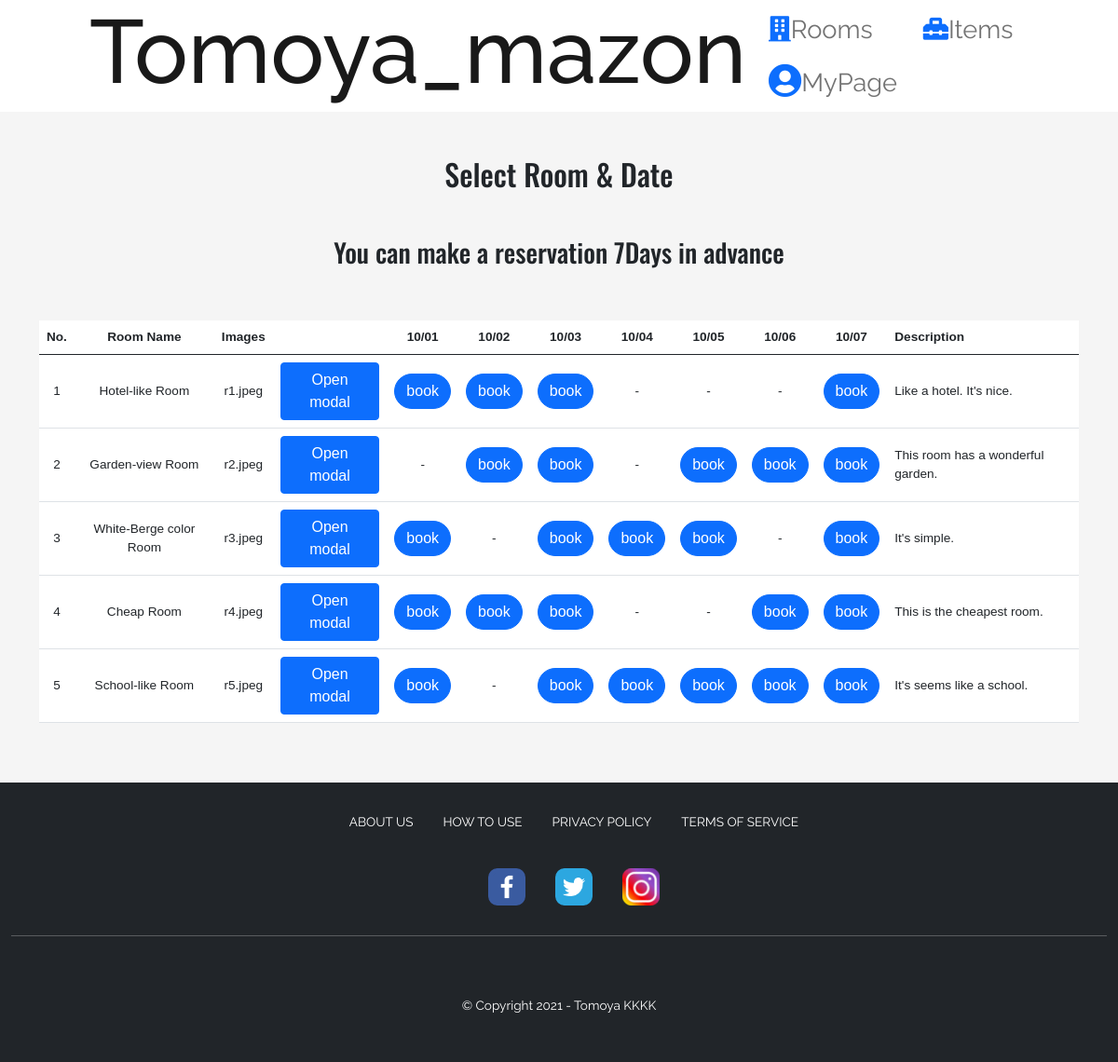
The app's page /bookrooms_sub.php with its own data.
### tables this page shows
CREATE TABLE `Rooms` (
  `room_id` int(11) NOT NULL,
  `room_name` varchar(255) NOT NULL,
  `room_img` varchar(255) NOT NULL,
  `room_desc` varchar(255) NOT NULL,
  `status` varchar(255) DEFAULT NULL
);

### classes/database.php (called while the page is built, shortened)
<?php
    class Database{
        private $servername = "us-cdbr-east-04.cleardb.com";
        private $username = "bf4d33fd1525b8";
        private $password = "c5791799";
        private $db_name = "heroku_1fdf15f259283b0";
        function __construct(){
            return $this->conn = new mysqli($this->servername,$this->username,$this->password,$this->db_name,);
        }
    }

### action.php (called while the page is built, shortened)
<?php
    include 'classes/Users.php';
    $userobj = new Users;
    ?>

### bookrooms_sub.php (the view, shortened to what this page needs)
<?php
    include 'action.php';
?>
<!doctype html>
<html lang="en">
  <head>
    <link rel="stylesheet" href="https://cdn.jsdelivr.net/npm/bootstrap@5.0.2/dist/css/bootstrap.min.css">
    <?php include 'header.php' ?>
    <?php
            $day0 = date("y-m-d");
        $d1 = strtotime("+1 day");
            $day1 = date("y-m-d",$d1);
        $d2 = strtotime("+2 days");
            $day2 = date("y-m-d",$d2);
        $d3 = strtotime("+3 days");
            $day3 = date("y-m-d",$d3);
        $d4 = strtotime("+4 days");
            $day4 = date("y-m-d",$d4);
        $d5 = strtotime("+5 days");
            $day5 = date("y-m-d",$d5);
        $d6 = strtotime("+6 days");
            $day6 = date("y-m-d",$d6);
    ?>
</head>
<body>
    <h2 class="text-center mt-5">Select Room & Date</h2>
    <h3 class="text-center mt-5">You can make a reservation 7Days in advance</h3>
    <div class="container">
  <div class="row">
            <div class="col-md-12">
                <div class="table-responsive">
                <table class="table mx-auto mt-5 text-center align-middle table-hover bg-white">
                    <thead class="thead-dark">
                        <th>No.</th>
                        <th>Room Name</th>
                        <th>Images</th>
                        <th></th>
                        <th><?php echo date("m/d") ?></th>
                        <th><?php echo date('m/d',$d1) ?></th>
                        <th><?php echo date('m/d',$d2) ?></th>
                        <th><?php echo date('m/d',$d3) ?></th>
                        <th><?php echo date('m/d',$d4) ?></th>
                        <th><?php echo date('m/d',$d5) ?></th>
                        <th><?php echo date('m/d',$d6) ?></th>
                        <th class="text-start">Description</th>
                    </thead>
                    <tbody>
                        <?php foreach($userobj->get_room() as $row): ?>
                        <form action="" method="post">
                            <tr>
                                <td><?php echo $row['room_id'] ?></td>
                                <td><?php echo $row['room_name'] ?></td>
                                <?php $img = $row['room_img'] ?>
                                <td><?php echo $img ?></td>
                                <td>
                                    <button type="button" class="btn btn-primary" data-toggle="modal" data-target="#myModal-<?php echo $i;  ?>">
                                    Open modal <?php echo $i;?>
                                    </button>
                                </td>
                                <td><?php echo $userobj->get_vacantroom0($row['room_id'],$day0) ?></td>
                                <td><?php echo $userobj->get_vacantroom1($row['room_id'],$day1) ?></td>
                                <td><?php echo $userobj->get_vacantroom2($row['room_id'],$day2) ?></td>
                                <td><?php echo $userobj->get_vacantroom3($row['room_id'],$day3) ?></td>
                                <td><?php echo $userobj->get_vacantroom4($row['room_id'],$day4) ?></td>
                                <td><?php echo $userobj->get_vacantroom5($row['room_id'],$day5) ?></td>
                                <td><?php echo $userobj->get_vacantroom6($row['room_id'],$day6) ?></td>
                                <td class="text-start"><?php echo $row['room_desc'] ?></td>
                            </tr>
                        </form>
                        <?php endforeach; ?>
                    </tbody>
                </table>
                </div>
            </div>
          </div>
          </div>
    <footer>
        <?php include 'footer.php' ?>
    </footer>
  </body>
</html>

### classes/Users.php (shortened to what this page needs)
<?php
    include 'database.php';
    class Users extends Database{
        function get_room(){
            $sql = "SELECT * From Rooms";
            $result = $this->conn->query($sql);
            if($result->num_rows>0){
                $row = array();
                while($rows = $result->fetch_assoc()){
                    $row[] = $rows;
                }
                return $row;
            }else{
                return FALSE;
            }
        }
        function get_vacantroom0($room_id,$reserved_date){
            $sql = "SELECT * FROM Reserved_room WHERE room_id='$room_id' AND reserved_date='$reserved_date'";
            $result = $this->conn->query($sql);
            if($result->num_rows > 0){
                return "-";
            }else{
                return "<button class='btn btn-primary rounded-pill' name='day0'>book</button>";
            }
        }
        function get_vacantroom1($room_id,$reserved_date){
            $sql = "SELECT * FROM Reserved_room WHERE room_id='$room_id' AND reserved_date='$reserved_date'";
            $result = $this->conn->query($sql);
            if($result->num_rows > 0){
                return "-";
            }else{
                return "<button class='btn btn-primary rounded-pill' name='day1'>book</button>";
            }
        }
        function get_vacantroom2($room_id,$reserved_date){
            $sql = "SELECT * FROM Reserved_room WHERE room_id='$room_id' AND reserved_date='$reserved_date'";
            $result = $this->conn->query($sql);
            if($result->num_rows > 0){
                return "-";
            }else{
                return "<button class='btn btn-primary rounded-pill' name='day2'>book</button>";
            }
        }
        function get_vacantroom3($room_id,$reserved_date){
            $sql = "SELECT * FROM Reserved_room WHERE room_id='$room_id' AND reserved_date='$reserved_date'";
            $result = $this->conn->query($sql);
            if($result->num_rows > 0){
                return "-";
            }else{
                return "<button class='btn btn-primary rounded-pill' name='day3'>book</button>";
            }
        }
        function get_vacantroom4($room_id,$reserved_date){
            $sql = "SELECT * FROM Reserved_room WHERE room_id='$room_id' AND reserved_date='$reserved_date'";
            $result = $this->conn->query($sql);
            if($result->num_rows > 0){
                return "-";
            }else{
                return "<button class='btn btn-primary rounded-pill' name='day4'>book</button>";
            }
        }
        function get_vacantroom5($room_id,$reserved_date){
            $sql = "SELECT * FROM Reserved_room WHERE room_id='$room_id' AND reserved_date='$reserved_date'";
            $result = $this->conn->query($sql);
            if($result->num_rows > 0){
                return "-";
            }else{
                return "<button class='btn btn-primary rounded-pill' name='day5'>book</button>";
            }
        }
        function get_vacantroom6($room_id,$reserved_date){
            $sql = "SELECT * FROM Reserved_room WHERE room_id='$room_id' AND reserved_date='$reserved_date'";
            $result = $this->conn->query($sql);
            if($result->num_rows > 0){
                return "-";
            }else{
                return "<button class='btn btn-primary rounded-pill' name='day6'>book</button>";
            }
        }
    }
?>

### css/style.css (style rules this page uses)
* { margin: 0; padding: 0; border: none; outline: none; box-sizing: border-box; }
h1, h2, h3, h4, h5, h6 { font-family: 'Oswald', sans-serif; }
body { margin: 0; font-family: "Montserrat", sans-serif; font-size: 0.85rem; font-weight: 400; line-height: 1.5; color: #212529; text-align: left; background-color: #f5f5f5;; }
footer { margin-top: auto; bottom: -1; z-index: 9999; }

### records on screen
rooms: room_id "1", room_name "Hotel-like Room", room_img "r1.jpeg", shows "book", room_desc "Like a hotel. It's nice."
rooms: room_id "2", room_name "Garden-view Room", room_img "r2.jpeg", shows "book", room_desc "This room has a wonderful garden."
rooms: room_id "3", room_name "White-Berge color Room", room_img "r3.jpeg", shows "book", room_desc "It's simple."
rooms: room_id "4", room_name "Cheap Room", room_img "r4.jpeg", shows "book", room_desc "This is the cheapest room."
rooms: room_id "5", room_name "School-like Room", room_img "r5.jpeg", shows "book", room_desc "It's seems like a school."
